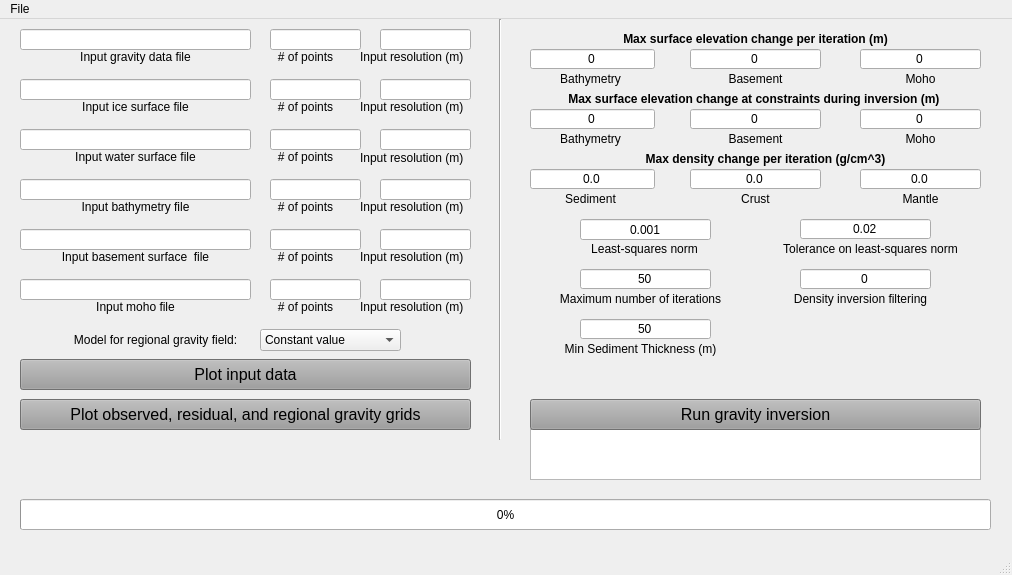
<?xml version="1.0" encoding="UTF-8"?>
<ui version="4.0">
 <class>MainWindow</class>
 <widget class="QMainWindow" name="MainWindow">
  <property name="geometry">
   <rect>
    <x>0</x>
    <y>0</y>
    <width>1012</width>
    <height>575</height>
   </rect>
  </property>
  <property name="windowTitle">
   <string>MainWindow</string>
  </property>
  <widget class="QWidget" name="centralwidget">
   <widget class="QLineEdit" name="line_input_gravity_data_file">
    <property name="geometry">
     <rect>
      <x>20</x>
      <y>10</y>
      <width>231</width>
      <height>21</height>
     </rect>
    </property>
   </widget>
   <widget class="QLabel" name="label_input_gravity_data_file">
    <property name="geometry">
     <rect>
      <x>20</x>
      <y>30</y>
      <width>231</width>
      <height>16</height>
     </rect>
    </property>
    <property name="text">
     <string>Input gravity data file</string>
    </property>
    <property name="alignment">
     <set>Qt::AlignCenter</set>
    </property>
   </widget>
   <widget class="QLineEdit" name="line_input_ice_surface_file">
    <property name="geometry">
     <rect>
      <x>20</x>
      <y>60</y>
      <width>231</width>
      <height>21</height>
     </rect>
    </property>
   </widget>
   <widget class="QLabel" name="label_ice_surface_file">
    <property name="geometry">
     <rect>
      <x>20</x>
      <y>80</y>
      <width>231</width>
      <height>16</height>
     </rect>
    </property>
    <property name="text">
     <string>Input ice surface file</string>
    </property>
    <property name="alignment">
     <set>Qt::AlignCenter</set>
    </property>
   </widget>
   <widget class="QLineEdit" name="line_input_water_surface_file">
    <property name="geometry">
     <rect>
      <x>20</x>
      <y>110</y>
      <width>231</width>
      <height>21</height>
     </rect>
    </property>
   </widget>
   <widget class="QLabel" name="label_input_water_surface_file">
    <property name="geometry">
     <rect>
      <x>20</x>
      <y>130</y>
      <width>231</width>
      <height>16</height>
     </rect>
    </property>
    <property name="text">
     <string>Input water surface file</string>
    </property>
    <property name="alignment">
     <set>Qt::AlignCenter</set>
    </property>
   </widget>
   <widget class="QLineEdit" name="line_input_bathymetry_file">
    <property name="geometry">
     <rect>
      <x>20</x>
      <y>160</y>
      <width>231</width>
      <height>21</height>
     </rect>
    </property>
   </widget>
   <widget class="QLabel" name="label_bathymetry_file">
    <property name="geometry">
     <rect>
      <x>20</x>
      <y>180</y>
      <width>231</width>
      <height>16</height>
     </rect>
    </property>
    <property name="text">
     <string>Input bathymetry file</string>
    </property>
    <property name="alignment">
     <set>Qt::AlignCenter</set>
    </property>
   </widget>
   <widget class="QLineEdit" name="line_input_basement_surface_file">
    <property name="geometry">
     <rect>
      <x>20</x>
      <y>210</y>
      <width>231</width>
      <height>21</height>
     </rect>
    </property>
   </widget>
   <widget class="QLabel" name="label_input_basement_file">
    <property name="geometry">
     <rect>
      <x>20</x>
      <y>230</y>
      <width>231</width>
      <height>16</height>
     </rect>
    </property>
    <property name="text">
     <string>Input basement surface  file</string>
    </property>
    <property name="alignment">
     <set>Qt::AlignCenter</set>
    </property>
   </widget>
   <widget class="QLineEdit" name="line_input_moho_file">
    <property name="geometry">
     <rect>
      <x>20</x>
      <y>260</y>
      <width>231</width>
      <height>21</height>
     </rect>
    </property>
    <property name="text">
     <string/>
    </property>
   </widget>
   <widget class="QLabel" name="label_input_moho_file">
    <property name="geometry">
     <rect>
      <x>20</x>
      <y>280</y>
      <width>231</width>
      <height>16</height>
     </rect>
    </property>
    <property name="text">
     <string>Input moho file</string>
    </property>
    <property name="alignment">
     <set>Qt::AlignCenter</set>
    </property>
   </widget>
   <widget class="QLineEdit" name="line_gravity_size">
    <property name="geometry">
     <rect>
      <x>270</x>
      <y>10</y>
      <width>91</width>
      <height>21</height>
     </rect>
    </property>
   </widget>
   <widget class="QLabel" name="label_gravity_size">
    <property name="geometry">
     <rect>
      <x>260</x>
      <y>30</y>
      <width>91</width>
      <height>16</height>
     </rect>
    </property>
    <property name="text">
     <string># of points</string>
    </property>
    <property name="alignment">
     <set>Qt::AlignCenter</set>
    </property>
   </widget>
   <widget class="QLabel" name="label_bathymetry_size">
    <property name="geometry">
     <rect>
      <x>260</x>
      <y>180</y>
      <width>91</width>
      <height>16</height>
     </rect>
    </property>
    <property name="text">
     <string># of points</string>
    </property>
    <property name="alignment">
     <set>Qt::AlignCenter</set>
    </property>
   </widget>
   <widget class="QLineEdit" name="line_bathymetry_size">
    <property name="geometry">
     <rect>
      <x>270</x>
      <y>160</y>
      <width>91</width>
      <height>21</height>
     </rect>
    </property>
   </widget>
   <widget class="QLabel" name="label_ice_size">
    <property name="geometry">
     <rect>
      <x>260</x>
      <y>80</y>
      <width>91</width>
      <height>16</height>
     </rect>
    </property>
    <property name="text">
     <string># of points</string>
    </property>
    <property name="alignment">
     <set>Qt::AlignCenter</set>
    </property>
   </widget>
   <widget class="QLineEdit" name="line_ice_size">
    <property name="geometry">
     <rect>
      <x>270</x>
      <y>60</y>
      <width>91</width>
      <height>21</height>
     </rect>
    </property>
   </widget>
   <widget class="QLabel" name="label_water_size">
    <property name="geometry">
     <rect>
      <x>260</x>
      <y>130</y>
      <width>91</width>
      <height>16</height>
     </rect>
    </property>
    <property name="text">
     <string># of points</string>
    </property>
    <property name="alignment">
     <set>Qt::AlignCenter</set>
    </property>
   </widget>
   <widget class="QLineEdit" name="line_water_size">
    <property name="geometry">
     <rect>
      <x>270</x>
      <y>110</y>
      <width>91</width>
      <height>21</height>
     </rect>
    </property>
   </widget>
   <widget class="QLabel" name="label_basement_size">
    <property name="geometry">
     <rect>
      <x>260</x>
      <y>230</y>
      <width>91</width>
      <height>16</height>
     </rect>
    </property>
    <property name="text">
     <string># of points</string>
    </property>
    <property name="alignment">
     <set>Qt::AlignCenter</set>
    </property>
   </widget>
   <widget class="QLineEdit" name="line_basement_size">
    <property name="geometry">
     <rect>
      <x>270</x>
      <y>210</y>
      <width>91</width>
      <height>21</height>
     </rect>
    </property>
   </widget>
   <widget class="QLabel" name="label_moho_size">
    <property name="geometry">
     <rect>
      <x>260</x>
      <y>280</y>
      <width>91</width>
      <height>16</height>
     </rect>
    </property>
    <property name="text">
     <string># of points</string>
    </property>
    <property name="alignment">
     <set>Qt::AlignCenter</set>
    </property>
   </widget>
   <widget class="QLineEdit" name="line_moho_size">
    <property name="geometry">
     <rect>
      <x>270</x>
      <y>260</y>
      <width>91</width>
      <height>21</height>
     </rect>
    </property>
   </widget>
   <widget class="QPushButton" name="pushButton_plot_input_data">
    <property name="geometry">
     <rect>
      <x>20</x>
      <y>340</y>
      <width>451</width>
      <height>31</height>
     </rect>
    </property>
    <property name="font">
     <font>
      <pointsize>12</pointsize>
     </font>
    </property>
    <property name="autoFillBackground">
     <bool>false</bool>
    </property>
    <property name="styleSheet">
     <string notr="true">background-color: rgb(157, 157, 157);</string>
    </property>
    <property name="text">
     <string>Plot input data</string>
    </property>
   </widget>
   <widget class="QLabel" name="label_gravity_resolution">
    <property name="geometry">
     <rect>
      <x>360</x>
      <y>30</y>
      <width>121</width>
      <height>16</height>
     </rect>
    </property>
    <property name="text">
     <string>Input resolution (m)</string>
    </property>
   </widget>
   <widget class="QTextEdit" name="message_box">
    <property name="geometry">
     <rect>
      <x>530</x>
      <y>410</y>
      <width>451</width>
      <height>51</height>
     </rect>
    </property>
    <property name="font">
     <font>
      <pointsize>12</pointsize>
     </font>
    </property>
   </widget>
   <widget class="QProgressBar" name="progressBar">
    <property name="geometry">
     <rect>
      <x>20</x>
      <y>480</y>
      <width>971</width>
      <height>31</height>
     </rect>
    </property>
    <property name="value">
     <number>0</number>
    </property>
   </widget>
   <widget class="QLabel" name="label_ice_resolution">
    <property name="geometry">
     <rect>
      <x>360</x>
      <y>80</y>
      <width>121</width>
      <height>16</height>
     </rect>
    </property>
    <property name="text">
     <string>Input resolution (m)</string>
    </property>
   </widget>
   <widget class="QLabel" name="label_water_resolution">
    <property name="geometry">
     <rect>
      <x>360</x>
      <y>131</y>
      <width>121</width>
      <height>16</height>
     </rect>
    </property>
    <property name="text">
     <string>Input resolution (m)</string>
    </property>
   </widget>
   <widget class="QLabel" name="label_bathymetry_resolution">
    <property name="geometry">
     <rect>
      <x>360</x>
      <y>180</y>
      <width>121</width>
      <height>16</height>
     </rect>
    </property>
    <property name="text">
     <string>Input resolution (m)</string>
    </property>
   </widget>
   <widget class="QLabel" name="label_basement_resolution">
    <property name="geometry">
     <rect>
      <x>360</x>
      <y>230</y>
      <width>121</width>
      <height>16</height>
     </rect>
    </property>
    <property name="text">
     <string>Input resolution (m)</string>
    </property>
   </widget>
   <widget class="QLabel" name="label_moho_resolution">
    <property name="geometry">
     <rect>
      <x>360</x>
      <y>280</y>
      <width>121</width>
      <height>16</height>
     </rect>
    </property>
    <property name="text">
     <string>Input resolution (m)</string>
    </property>
   </widget>
   <widget class="QLineEdit" name="line_bathymetry_resolution">
    <property name="geometry">
     <rect>
      <x>380</x>
      <y>160</y>
      <width>91</width>
      <height>21</height>
     </rect>
    </property>
   </widget>
   <widget class="QLineEdit" name="line_moho_resolution">
    <property name="geometry">
     <rect>
      <x>380</x>
      <y>260</y>
      <width>91</width>
      <height>21</height>
     </rect>
    </property>
   </widget>
   <widget class="QLineEdit" name="line_water_resolution">
    <property name="geometry">
     <rect>
      <x>380</x>
      <y>110</y>
      <width>91</width>
      <height>21</height>
     </rect>
    </property>
   </widget>
   <widget class="QLineEdit" name="line_ice_resolution">
    <property name="geometry">
     <rect>
      <x>380</x>
      <y>60</y>
      <width>91</width>
      <height>21</height>
     </rect>
    </property>
   </widget>
   <widget class="QLineEdit" name="line_gravity_resolution">
    <property name="geometry">
     <rect>
      <x>380</x>
      <y>10</y>
      <width>91</width>
      <height>21</height>
     </rect>
    </property>
    <property name="text">
     <string/>
    </property>
   </widget>
   <widget class="QLineEdit" name="line_basement_resolution">
    <property name="geometry">
     <rect>
      <x>380</x>
      <y>210</y>
      <width>91</width>
      <height>21</height>
     </rect>
    </property>
   </widget>
   <widget class="QLabel" name="label_gridding_methods">
    <property name="geometry">
     <rect>
      <x>60</x>
      <y>310</y>
      <width>191</width>
      <height>21</height>
     </rect>
    </property>
    <property name="text">
     <string>Model for regional gravity field:</string>
    </property>
    <property name="alignment">
     <set>Qt::AlignCenter</set>
    </property>
   </widget>
   <widget class="QComboBox" name="comboBox_gridding">
    <property name="geometry">
     <rect>
      <x>260</x>
      <y>310</y>
      <width>141</width>
      <height>22</height>
     </rect>
    </property>
    <property name="font">
     <font>
      <weight>50</weight>
      <bold>false</bold>
     </font>
    </property>
    <item>
     <property name="text">
      <string>Constant value</string>
     </property>
    </item>
    <item>
     <property name="text">
      <string>Linear trend</string>
     </property>
    </item>
   </widget>
   <widget class="QPushButton" name="pushButton_plot_gravity_grids">
    <property name="geometry">
     <rect>
      <x>20</x>
      <y>380</y>
      <width>451</width>
      <height>31</height>
     </rect>
    </property>
    <property name="font">
     <font>
      <pointsize>12</pointsize>
     </font>
    </property>
    <property name="autoFillBackground">
     <bool>false</bool>
    </property>
    <property name="styleSheet">
     <string notr="true">background-color: rgb(157, 157, 157);</string>
    </property>
    <property name="text">
     <string>Plot observed, residual, and regional gravity grids</string>
    </property>
   </widget>
   <widget class="QLineEdit" name="line_density_filtering">
    <property name="geometry">
     <rect>
      <x>800</x>
      <y>250</y>
      <width>131</width>
      <height>20</height>
     </rect>
    </property>
    <property name="text">
     <string>0</string>
    </property>
    <property name="alignment">
     <set>Qt::AlignCenter</set>
    </property>
   </widget>
   <widget class="QLabel" name="label_input_ice_layer_9">
    <property name="geometry">
     <rect>
      <x>534</x>
      <y>220</y>
      <width>221</width>
      <height>20</height>
     </rect>
    </property>
    <property name="text">
     <string>Least-squares norm</string>
    </property>
    <property name="alignment">
     <set>Qt::AlignCenter</set>
    </property>
   </widget>
   <widget class="QLineEdit" name="line_maximum_iterations">
    <property name="geometry">
     <rect>
      <x>580</x>
      <y>250</y>
      <width>131</width>
      <height>20</height>
     </rect>
    </property>
    <property name="text">
     <string>50</string>
    </property>
    <property name="alignment">
     <set>Qt::AlignCenter</set>
    </property>
   </widget>
   <widget class="QLabel" name="label_input_ice_layer_11">
    <property name="geometry">
     <rect>
      <x>740</x>
      <y>270</y>
      <width>241</width>
      <height>20</height>
     </rect>
    </property>
    <property name="text">
     <string>Density inversion filtering</string>
    </property>
    <property name="alignment">
     <set>Qt::AlignCenter</set>
    </property>
   </widget>
   <widget class="QLineEdit" name="line_least_squares_tolerance">
    <property name="geometry">
     <rect>
      <x>800</x>
      <y>200</y>
      <width>131</width>
      <height>20</height>
     </rect>
    </property>
    <property name="text">
     <string>0.02</string>
    </property>
    <property name="alignment">
     <set>Qt::AlignCenter</set>
    </property>
   </widget>
   <widget class="QLineEdit" name="line_least_squares">
    <property name="geometry">
     <rect>
      <x>580</x>
      <y>200</y>
      <width>131</width>
      <height>21</height>
     </rect>
    </property>
    <property name="text">
     <string>0.001</string>
    </property>
    <property name="alignment">
     <set>Qt::AlignCenter</set>
    </property>
   </widget>
   <widget class="QLabel" name="label_input_ice_layer_10">
    <property name="geometry">
     <rect>
      <x>750</x>
      <y>220</y>
      <width>241</width>
      <height>20</height>
     </rect>
    </property>
    <property name="text">
     <string>Tolerance on least-squares norm</string>
    </property>
    <property name="alignment">
     <set>Qt::AlignCenter</set>
    </property>
   </widget>
   <widget class="QLabel" name="label_input_ice_layer_12">
    <property name="geometry">
     <rect>
      <x>520</x>
      <y>270</y>
      <width>241</width>
      <height>20</height>
     </rect>
    </property>
    <property name="text">
     <string>Maximum number of iterations</string>
    </property>
    <property name="alignment">
     <set>Qt::AlignCenter</set>
    </property>
   </widget>
   <widget class="QPushButton" name="pushButton_run_inversion">
    <property name="enabled">
     <bool>true</bool>
    </property>
    <property name="geometry">
     <rect>
      <x>530</x>
      <y>380</y>
      <width>451</width>
      <height>31</height>
     </rect>
    </property>
    <property name="font">
     <font>
      <pointsize>12</pointsize>
     </font>
    </property>
    <property name="autoFillBackground">
     <bool>false</bool>
    </property>
    <property name="styleSheet">
     <string notr="true">background-color: rgb(157, 157, 157);</string>
    </property>
    <property name="text">
     <string>Run gravity inversion</string>
    </property>
   </widget>
   <widget class="QLabel" name="label_input_ice_layer_21">
    <property name="geometry">
     <rect>
      <x>530</x>
      <y>10</y>
      <width>451</width>
      <height>20</height>
     </rect>
    </property>
    <property name="font">
     <font>
      <weight>75</weight>
      <bold>true</bold>
     </font>
    </property>
    <property name="text">
     <string>Max surface elevation change per iteration (m)</string>
    </property>
    <property name="alignment">
     <set>Qt::AlignCenter</set>
    </property>
   </widget>
   <widget class="QLabel" name="label_input_ice_layer_22">
    <property name="geometry">
     <rect>
      <x>860</x>
      <y>110</y>
      <width>121</width>
      <height>20</height>
     </rect>
    </property>
    <property name="text">
     <string>Moho</string>
    </property>
    <property name="alignment">
     <set>Qt::AlignCenter</set>
    </property>
   </widget>
   <widget class="QLabel" name="label_input_ice_layer_24">
    <property name="geometry">
     <rect>
      <x>530</x>
      <y>70</y>
      <width>451</width>
      <height>20</height>
     </rect>
    </property>
    <property name="font">
     <font>
      <weight>75</weight>
      <bold>true</bold>
     </font>
    </property>
    <property name="text">
     <string>Max surface elevation change at constraints during inversion (m) </string>
    </property>
    <property name="alignment">
     <set>Qt::AlignCenter</set>
    </property>
   </widget>
   <widget class="QLineEdit" name="line_bathymetry_constraints_variation">
    <property name="geometry">
     <rect>
      <x>530</x>
      <y>90</y>
      <width>125</width>
      <height>20</height>
     </rect>
    </property>
    <property name="text">
     <string>0</string>
    </property>
    <property name="alignment">
     <set>Qt::AlignCenter</set>
    </property>
   </widget>
   <widget class="QLineEdit" name="line_bathymetry_variation">
    <property name="geometry">
     <rect>
      <x>530</x>
      <y>30</y>
      <width>125</width>
      <height>20</height>
     </rect>
    </property>
    <property name="text">
     <string>0</string>
    </property>
    <property name="alignment">
     <set>Qt::AlignCenter</set>
    </property>
   </widget>
   <widget class="QLabel" name="label_input_ice_layer_25">
    <property name="geometry">
     <rect>
      <x>530</x>
      <y>50</y>
      <width>121</width>
      <height>20</height>
     </rect>
    </property>
    <property name="text">
     <string>Bathymetry</string>
    </property>
    <property name="alignment">
     <set>Qt::AlignCenter</set>
    </property>
   </widget>
   <widget class="QLineEdit" name="line_basement_variation">
    <property name="geometry">
     <rect>
      <x>690</x>
      <y>30</y>
      <width>131</width>
      <height>20</height>
     </rect>
    </property>
    <property name="text">
     <string>0</string>
    </property>
    <property name="alignment">
     <set>Qt::AlignCenter</set>
    </property>
   </widget>
   <widget class="QLineEdit" name="line_moho_constraints_variation">
    <property name="geometry">
     <rect>
      <x>860</x>
      <y>90</y>
      <width>121</width>
      <height>20</height>
     </rect>
    </property>
    <property name="text">
     <string>0</string>
    </property>
    <property name="alignment">
     <set>Qt::AlignCenter</set>
    </property>
   </widget>
   <widget class="QLabel" name="label_input_ice_layer_27">
    <property name="geometry">
     <rect>
      <x>690</x>
      <y>50</y>
      <width>131</width>
      <height>20</height>
     </rect>
    </property>
    <property name="text">
     <string>Basement</string>
    </property>
    <property name="alignment">
     <set>Qt::AlignCenter</set>
    </property>
   </widget>
   <widget class="QLabel" name="label_input_ice_layer_28">
    <property name="geometry">
     <rect>
      <x>860</x>
      <y>50</y>
      <width>121</width>
      <height>20</height>
     </rect>
    </property>
    <property name="text">
     <string>Moho</string>
    </property>
    <property name="alignment">
     <set>Qt::AlignCenter</set>
    </property>
   </widget>
   <widget class="QLineEdit" name="line_moho_variation">
    <property name="geometry">
     <rect>
      <x>860</x>
      <y>30</y>
      <width>121</width>
      <height>20</height>
     </rect>
    </property>
    <property name="text">
     <string>0</string>
    </property>
    <property name="alignment">
     <set>Qt::AlignCenter</set>
    </property>
   </widget>
   <widget class="QLabel" name="label_input_ice_layer_29">
    <property name="geometry">
     <rect>
      <x>530</x>
      <y>110</y>
      <width>121</width>
      <height>20</height>
     </rect>
    </property>
    <property name="text">
     <string>Bathymetry</string>
    </property>
    <property name="alignment">
     <set>Qt::AlignCenter</set>
    </property>
   </widget>
   <widget class="QLineEdit" name="line_basement_constraints_variation">
    <property name="geometry">
     <rect>
      <x>690</x>
      <y>90</y>
      <width>131</width>
      <height>20</height>
     </rect>
    </property>
    <property name="text">
     <string>0</string>
    </property>
    <property name="alignment">
     <set>Qt::AlignCenter</set>
    </property>
   </widget>
   <widget class="QLabel" name="label_input_ice_layer_30">
    <property name="geometry">
     <rect>
      <x>690</x>
      <y>110</y>
      <width>131</width>
      <height>20</height>
     </rect>
    </property>
    <property name="text">
     <string>Basement</string>
    </property>
    <property name="alignment">
     <set>Qt::AlignCenter</set>
    </property>
   </widget>
   <widget class="QLabel" name="label_input_ice_layer_8">
    <property name="geometry">
     <rect>
      <x>690</x>
      <y>170</y>
      <width>131</width>
      <height>20</height>
     </rect>
    </property>
    <property name="text">
     <string>Crust</string>
    </property>
    <property name="alignment">
     <set>Qt::AlignCenter</set>
    </property>
   </widget>
   <widget class="QLabel" name="label_input_ice_layer_7">
    <property name="geometry">
     <rect>
      <x>530</x>
      <y>170</y>
      <width>121</width>
      <height>20</height>
     </rect>
    </property>
    <property name="text">
     <string>Sediment</string>
    </property>
    <property name="alignment">
     <set>Qt::AlignCenter</set>
    </property>
   </widget>
   <widget class="QLabel" name="label_input_ice_layer_23">
    <property name="geometry">
     <rect>
      <x>860</x>
      <y>170</y>
      <width>121</width>
      <height>20</height>
     </rect>
    </property>
    <property name="text">
     <string>Mantle</string>
    </property>
    <property name="alignment">
     <set>Qt::AlignCenter</set>
    </property>
   </widget>
   <widget class="QLabel" name="label_input_ice_layer_26">
    <property name="geometry">
     <rect>
      <x>540</x>
      <y>130</y>
      <width>451</width>
      <height>20</height>
     </rect>
    </property>
    <property name="font">
     <font>
      <weight>75</weight>
      <bold>true</bold>
     </font>
    </property>
    <property name="text">
     <string>Max density change per iteration (g/cm^3)</string>
    </property>
    <property name="alignment">
     <set>Qt::AlignCenter</set>
    </property>
   </widget>
   <widget class="QLineEdit" name="line_mantle_density_variation">
    <property name="geometry">
     <rect>
      <x>860</x>
      <y>150</y>
      <width>121</width>
      <height>20</height>
     </rect>
    </property>
    <property name="text">
     <string>0.0</string>
    </property>
    <property name="alignment">
     <set>Qt::AlignCenter</set>
    </property>
   </widget>
   <widget class="QLineEdit" name="line_crust_density_variation">
    <property name="geometry">
     <rect>
      <x>690</x>
      <y>150</y>
      <width>131</width>
      <height>20</height>
     </rect>
    </property>
    <property name="text">
     <string>0.0</string>
    </property>
    <property name="alignment">
     <set>Qt::AlignCenter</set>
    </property>
   </widget>
   <widget class="QLineEdit" name="line_sediment_density_variation">
    <property name="geometry">
     <rect>
      <x>530</x>
      <y>150</y>
      <width>125</width>
      <height>20</height>
     </rect>
    </property>
    <property name="text">
     <string>0.0</string>
    </property>
    <property name="alignment">
     <set>Qt::AlignCenter</set>
    </property>
   </widget>
   <widget class="Line" name="line">
    <property name="geometry">
     <rect>
      <x>490</x>
      <y>0</y>
      <width>20</width>
      <height>421</height>
     </rect>
    </property>
    <property name="font">
     <font>
      <pointsize>8</pointsize>
      <weight>50</weight>
      <bold>false</bold>
     </font>
    </property>
    <property name="orientation">
     <enum>Qt::Vertical</enum>
    </property>
   </widget>
   <widget class="QLineEdit" name="line_min_sed_thickness">
    <property name="geometry">
     <rect>
      <x>580</x>
      <y>300</y>
      <width>131</width>
      <height>20</height>
     </rect>
    </property>
    <property name="text">
     <string>50</string>
    </property>
    <property name="alignment">
     <set>Qt::AlignCenter</set>
    </property>
   </widget>
   <widget class="QLabel" name="label_input_ice_layer_13">
    <property name="geometry">
     <rect>
      <x>520</x>
      <y>320</y>
      <width>241</width>
      <height>20</height>
     </rect>
    </property>
    <property name="text">
     <string>Min Sediment Thickness (m)</string>
    </property>
    <property name="alignment">
     <set>Qt::AlignCenter</set>
    </property>
   </widget>
  </widget>
  <widget class="QMenuBar" name="menubar">
   <property name="geometry">
    <rect>
     <x>0</x>
     <y>0</y>
     <width>1012</width>
     <height>26</height>
    </rect>
   </property>
   <widget class="QMenu" name="menuFile">
    <property name="title">
     <string>File</string>
    </property>
    <addaction name="actionInput_Gravity_Data"/>
    <addaction name="actionInput_Ice_Surface"/>
    <addaction name="actionInput_Water_Surface"/>
    <addaction name="actionInput_Bathymetry"/>
    <addaction name="actionInput_Basement_Surface"/>
    <addaction name="actionInput_Moho"/>
    <addaction name="separator"/>
    <addaction name="actionRun_Forward_Gravity_Model"/>
    <addaction name="actionRun_Density_Inversion"/>
    <addaction name="separator"/>
    <addaction name="actionLoad_Saved_Input_Files"/>
    <addaction name="actionSave_Input_Files"/>
    <addaction name="actionClear_Memory"/>
   </widget>
   <addaction name="menuFile"/>
  </widget>
  <widget class="QStatusBar" name="statusbar"/>
  <action name="actionInput_Gravity_Data">
   <property name="text">
    <string>Input Gravity Data</string>
   </property>
  </action>
  <action name="actionInput_Ice_Surface">
   <property name="text">
    <string>Input Ice Surface </string>
   </property>
  </action>
  <action name="actionInput_Water_Surface">
   <property name="text">
    <string>Input Water Surface</string>
   </property>
  </action>
  <action name="actionInput_Bathymetry">
   <property name="text">
    <string>Input Bathymetry</string>
   </property>
  </action>
  <action name="actionInput_Basement_Surface">
   <property name="text">
    <string>Input Basement Surface</string>
   </property>
  </action>
  <action name="actionInput_Moho">
   <property name="text">
    <string>Input Moho</string>
   </property>
  </action>
  <action name="actionRun_Forward_Gravity_Model">
   <property name="text">
    <string>Run Forward Gravity Model</string>
   </property>
  </action>
  <action name="actionRun_Density_Inversion">
   <property name="text">
    <string>Run Density Inversion</string>
   </property>
  </action>
  <action name="actionClear_Memory">
   <property name="text">
    <string>Clear Memory</string>
   </property>
  </action>
  <action name="actionExit_Program">
   <property name="text">
    <string>Exit Program</string>
   </property>
  </action>
  <action name="actionSave_Input_Files">
   <property name="text">
    <string>Save Input Files</string>
   </property>
  </action>
  <action name="actionLoad_Saved_Input_Files">
   <property name="text">
    <string>Load Saved Input Files</string>
   </property>
  </action>
 </widget>
 <tabstops>
  <tabstop>line_gravity_resolution</tabstop>
  <tabstop>line_ice_resolution</tabstop>
  <tabstop>line_water_resolution</tabstop>
  <tabstop>line_bathymetry_resolution</tabstop>
  <tabstop>line_basement_resolution</tabstop>
  <tabstop>line_moho_resolution</tabstop>
  <tabstop>line_bathymetry_variation</tabstop>
  <tabstop>line_basement_variation</tabstop>
  <tabstop>line_moho_variation</tabstop>
  <tabstop>line_bathymetry_constraints_variation</tabstop>
  <tabstop>line_basement_constraints_variation</tabstop>
  <tabstop>line_moho_constraints_variation</tabstop>
  <tabstop>line_sediment_density_variation</tabstop>
  <tabstop>line_crust_density_variation</tabstop>
  <tabstop>line_mantle_density_variation</tabstop>
  <tabstop>line_least_squares</tabstop>
  <tabstop>line_least_squares_tolerance</tabstop>
  <tabstop>line_maximum_iterations</tabstop>
  <tabstop>line_density_filtering</tabstop>
  <tabstop>line_min_sed_thickness</tabstop>
  <tabstop>pushButton_run_inversion</tabstop>
  <tabstop>pushButton_plot_gravity_grids</tabstop>
  <tabstop>comboBox_gridding</tabstop>
  <tabstop>line_input_moho_file</tabstop>
  <tabstop>line_input_basement_surface_file</tabstop>
  <tabstop>line_input_water_surface_file</tabstop>
  <tabstop>line_input_bathymetry_file</tabstop>
  <tabstop>line_gravity_size</tabstop>
  <tabstop>line_basement_size</tabstop>
  <tabstop>line_bathymetry_size</tabstop>
  <tabstop>line_ice_size</tabstop>
  <tabstop>pushButton_plot_input_data</tabstop>
  <tabstop>line_water_size</tabstop>
  <tabstop>line_moho_size</tabstop>
  <tabstop>line_input_ice_surface_file</tabstop>
  <tabstop>line_input_gravity_data_file</tabstop>
  <tabstop>message_box</tabstop>
 </tabstops>
 <resources/>
 <connections/>
</ui>
